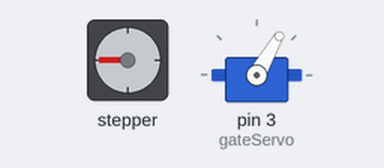
The sketch below on a simulated Arduino Uno, built with avr-gcc and run on an emulated ATmega328P. Shown: stepper motor, servo. Wiring (inferred from the names in the program): stepper motor driver (200 steps per turn assumed): step pin 10; direction pin 9. What the sketch prints to the serial monitor is not drawn.

Above: at 2.8 s.
At 8.5 s:
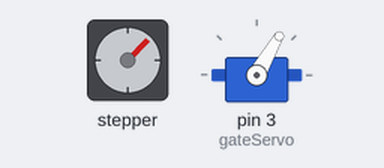
At 19.9 s:
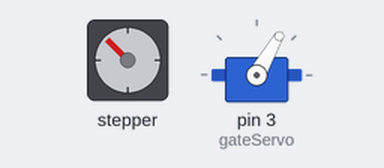
At 36.9 s:
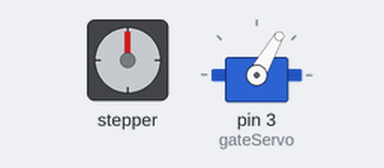
Timing chart, 0 to 38.4 s (numbered marks = the images above):
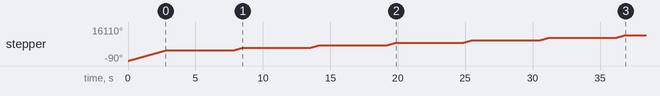

The sketch:

stepper_test.ino
```cpp
#include <Servo.h>

int dirPin = 9;
int stepPin = 10;

int gatePosition = 0;

Servo gateServo;

void setup() {
  pinMode(dirPin, OUTPUT);
  pinMode(stepPin, OUTPUT);

  digitalWrite(dirPin, LOW);
  digitalWrite(stepPin, LOW);

  gateServo.attach(3);

  gateServo.write(60);
  Serial.begin(9600);
}


void loop() {
  digitalWrite(dirPin, HIGH);
  Serial.println("Forward");

  int distance = 0;
  float rev = 0.0;
  int steps = 0;

  distance = 110;
  rev = distance * 0.125;
  steps = rev * 200;

  for (int i = 0; i < steps; i++) {
    digitalWrite(stepPin, HIGH);
    delayMicroseconds(500);

    digitalWrite(stepPin, LOW);
    delayMicroseconds(500);
  }

  delay(5000);

  distance = 27;
  rev = distance * 0.125;
  steps = rev * 200;

  for (int j = 0; j < 7; j++) {
    for (int i = 0; i < steps; i++) {
      digitalWrite(stepPin, HIGH);
      delayMicroseconds(500);

      digitalWrite(stepPin, LOW);
      delayMicroseconds(500);
    }

    delay(5000);
    //flipGate();
  }

  distance = 59;
  rev = distance * 0.125;
  steps = rev * 200;

  for (int i = 0; i < steps; i++) {
    digitalWrite(stepPin, HIGH);
    delayMicroseconds(500);

    digitalWrite(stepPin, LOW);
    delayMicroseconds(500);
  }

  delay(5000);

  digitalWrite(dirPin, LOW);

  distance = 360;
  rev = distance * 0.125;
  steps = rev * 200;

  for (int i = 0; i < steps; i++) {
    digitalWrite(stepPin, HIGH);
    delayMicroseconds(500);

    digitalWrite(stepPin, LOW);
    delayMicroseconds(500);
  }

  delay(10000);
}

void flipGate() {
  if (gatePosition == 0) {
    gateServo.write(120);
    delay(500);
    gatePosition = 1;
    Serial.println("Gate 0");
  }
  else {
    gateServo.write(60);
    delay(500);
    gatePosition = 0;
    Serial.println("Gate 1");
  }
}
```

Measured:
- by itself, stepper: turns 4950° clockwise in 2.8 s, then 1215° clockwise in 0.68 s, then 1215° clockwise in 0.68 s, then 1215° clockwise in 0.68 s, and so on
